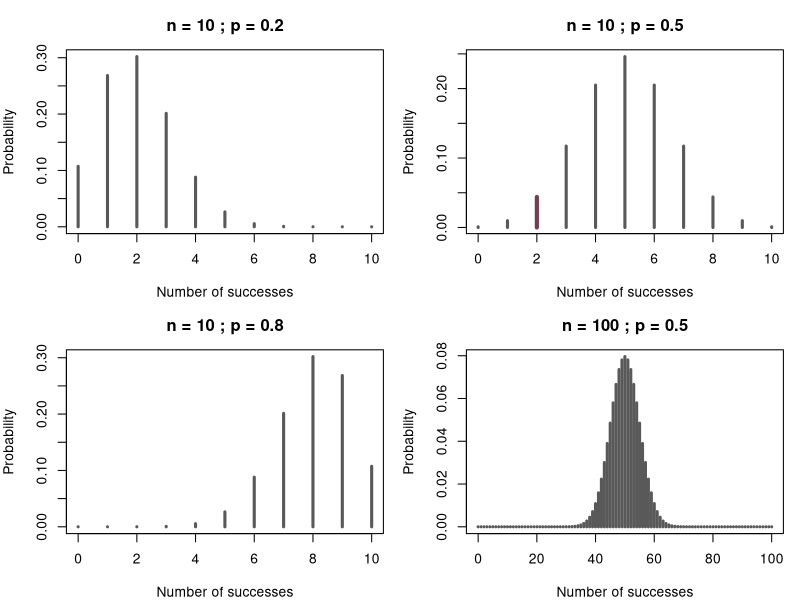
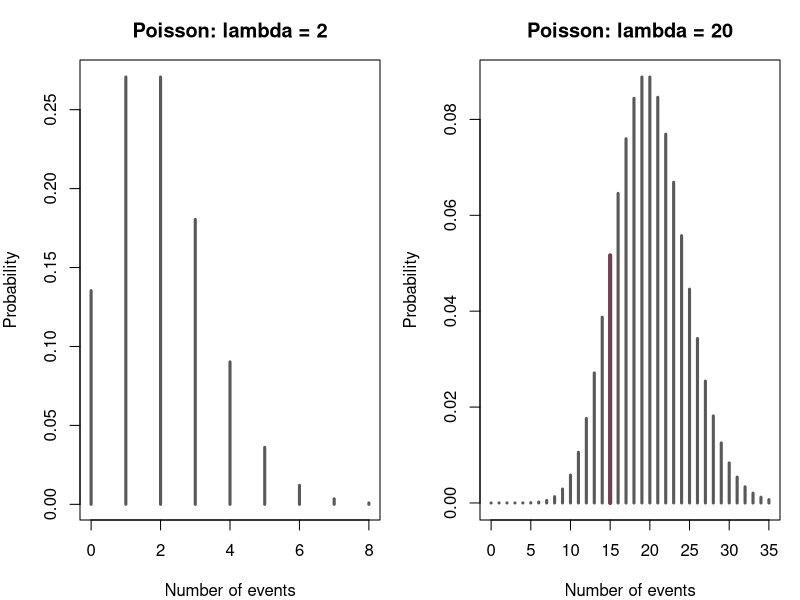
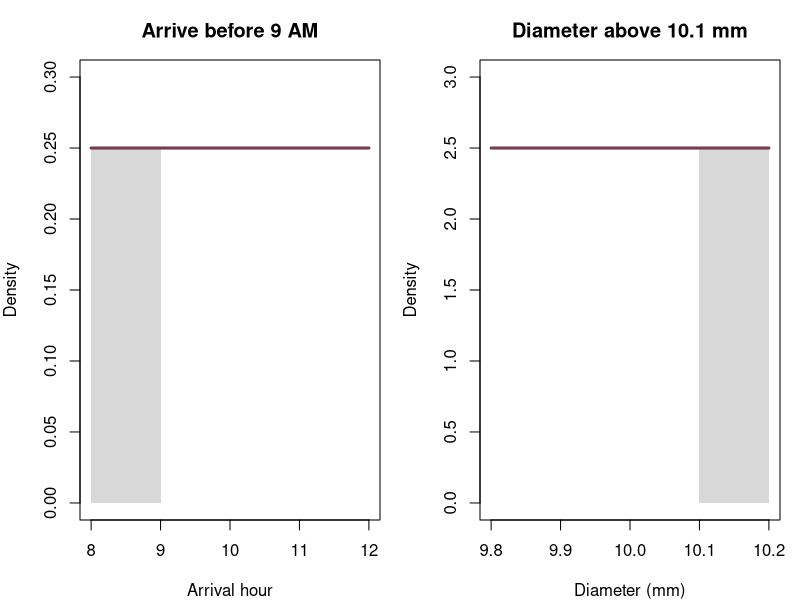

Write R code to recreate these figures, in order.
# 307312 Applied Statistics — Probability Foundations
# Run sections in order from the course root folder containing data/.
# Download the complete course ZIP for the required CSV files.
# Explanations and output interpretation are in the matching course notebook.

# --- inferential-1-15 ---
# rep() assigns equal mass to the six fair-die outcomes; sum() adds the selected probabilities.
# %in% selects even outcomes; the second selection includes both endpoints 2 and 5.
outcomes <- 1:6
probability <- rep(1/6, 6)
c(three = probability[3], even = sum(probability[outcomes %in% c(2,4,6)]),
  between_2_and_5 = sum(probability[outcomes >= 2 & outcomes <= 5]))

# --- inferential-1-16 ---
# dbinom() gives exact counts; pbinom() gives cumulative probabilities for 80 independent cars.
# less than 2 means X<=1; lower.tail=FALSE computes P(X>2), using the stated defect probability 0.02.
c(exactly_2 = dbinom(2, size=80, prob=0.02), less_than_2 = pbinom(1,80,0.02),
  more_than_2 = pbinom(2,80,0.02,lower.tail=FALSE), no_defects = dbinom(0,80,0.02))

# --- inferential-1-17 ---
# Compare success probabilities at n = 10, then increase n to 100.
# Save the current plotting layout so it can be restored afterwards.
old_par <- par(mfrow = c(2, 2), mar = c(4, 4, 3, 1))
trial_counts <- c(10, 10, 10, 100)
success_probs <- c(0.2, 0.5, 0.8, 0.5)
for (i in 1:4) {
  n <- trial_counts[i]
  p <- success_probs[i]
  x <- 0:n
  probabilities <- dbinom(x = x, size = n, prob = p)
  plot(x = x, y = probabilities, type = "h", lwd = 3,
       col = "#595959", xlab = "Number of successes",
       ylab = "Probability", main = paste("n =", n, "; p =", p))
  if (n == 10 && p == 0.5) {
    # Highlight the question: exactly two heads in ten fair tosses.
    segments(x0 = 2, y0 = 0, x1 = 2,
             y1 = dbinom(x = 2, size = n, prob = p),
             col = "#763D52", lwd = 4)
  }
}
par(old_par)
dbinom(x = 2, size = 10, prob = 0.5)

# --- inferential-1-18 ---
# ppois() uses the stated one-hour mean lambda=1000 under a homogeneous Poisson model.
# lower.tail=FALSE gives P(X>1100), so exactly 1100 calls does not exceed capacity.
ppois(1100, lambda=1000, lower.tail=FALSE)

# --- inferential-1-19 ---
# Compare a small expected count with the calculator example, lambda = 20.
old_par <- par(mfrow = c(1, 2), mar = c(4, 4, 3, 1))
lambda_values <- c(2, 20)
for (lambda in lambda_values) {
  # Display counts through the 99.9th percentile; a small right tail is omitted.
  x <- 0:qpois(p = 0.999, lambda = lambda)
  probabilities <- dpois(x = x, lambda = lambda)
  plot(x = x, y = probabilities, type = "h", lwd = 3,
       col = "#595959", xlab = "Number of events",
       ylab = "Probability", main = paste("Poisson: lambda =", lambda))
  if (lambda == 20) {
    segments(x0 = 15, y0 = 0, x1 = 15,
             y1 = dpois(x = 15, lambda = lambda),
             col = "#763D52", lwd = 4)
  }
}
par(old_par)
dpois(x = 15, lambda = 20)

# --- inferential-1-22 ---
# Exact interval probabilities from the two stated continuous uniform models.
c(arrival_before_9 = punif(q = 9, min = 8, max = 12),
  diameter_above_10_1 = punif(q = 10.1, min = 9.8, max = 10.2,
                             lower.tail = FALSE))
# Plot density heights; shaded areas represent the required probabilities.
old_par <- par(mfrow = c(1, 2), mar = c(4, 4, 3, 1))
plot(x = c(8, 12), y = c(0, 0.30), type = "n",
     xlab = "Arrival hour", ylab = "Density", main = "Arrive before 9 AM")
rect(xleft = 8, ybottom = 0, xright = 9, ytop = 1 / (12 - 8),
     col = "#D8D8D8", border = NA)
segments(x0 = 8, y0 = 0.25, x1 = 12, y1 = 0.25,
         col = "#763D52", lwd = 3)
plot(x = c(9.8, 10.2), y = c(0, 3), type = "n",
     xlab = "Diameter (mm)", ylab = "Density", main = "Diameter above 10.1 mm")
rect(xleft = 10.1, ybottom = 0, xright = 10.2, ytop = 1 / (10.2 - 9.8),
     col = "#D8D8D8", border = NA)
segments(x0 = 9.8, y0 = 2.5, x1 = 10.2, y1 = 2.5,
         col = "#763D52", lwd = 3)
par(old_par)

# --- inferential-1-28 ---
# c() collects the two approximate expected counts, using the original 95% empirical-rule approximation.
# These are normal-model approximations for 280 students, not observed counts.
c(between_58_and_90 = 280*0.95, above_90 = 280*0.025)

# --- inferential-1-30 ---
# Standardization subtracts the stated course mean and divides by that course's SD.
# Both exam scores are 90; a larger z-score means a higher position relative to the course mean.
c(Python = (90-70)/10, Database = (90-80)/10)

# --- inferential-1-31 ---
# set.seed() makes rnorm() reproducible; the 2,000 simulated values use the source mean 25 and SD 8.
# MASS::fitdistr() fits three candidate families by maximum likelihood; this is a limited R comparison.
set.seed(307312)
y <- rnorm(2000, mean=25, sd=8)
# lapply() passes each family name to the anonymous function and collects its fitted model.
fits <- lapply(c("normal","logistic","cauchy"), function(family) MASS::fitdistr(y, family))
# AIC() trades fit against parameter count; lower AIC only compares these candidates, not all distributions.
# sapply() applies AIC to each fitted object; names label the results for interpretation.
aic <- sapply(fits, AIC)
names(aic) <- c("normal","logistic","cauchy")
aic

# --- inferential-1-36 ---
# pnorm() integrates the stated normal model: mean 70, SD 6, and a score threshold of 75.
# lower.tail=FALSE gives P(score>75) directly, without rounding the z-score to a table entry.
pnorm(75, mean=70, sd=6, lower.tail=FALSE)

# --- inferential-1-37 ---
# The question on this slide asks for a score above 90.
p_above_90 <- pnorm(q=90, mean=70, sd=6, lower.tail=FALSE)
c(probability=p_above_90, percentage=100*p_above_90)
